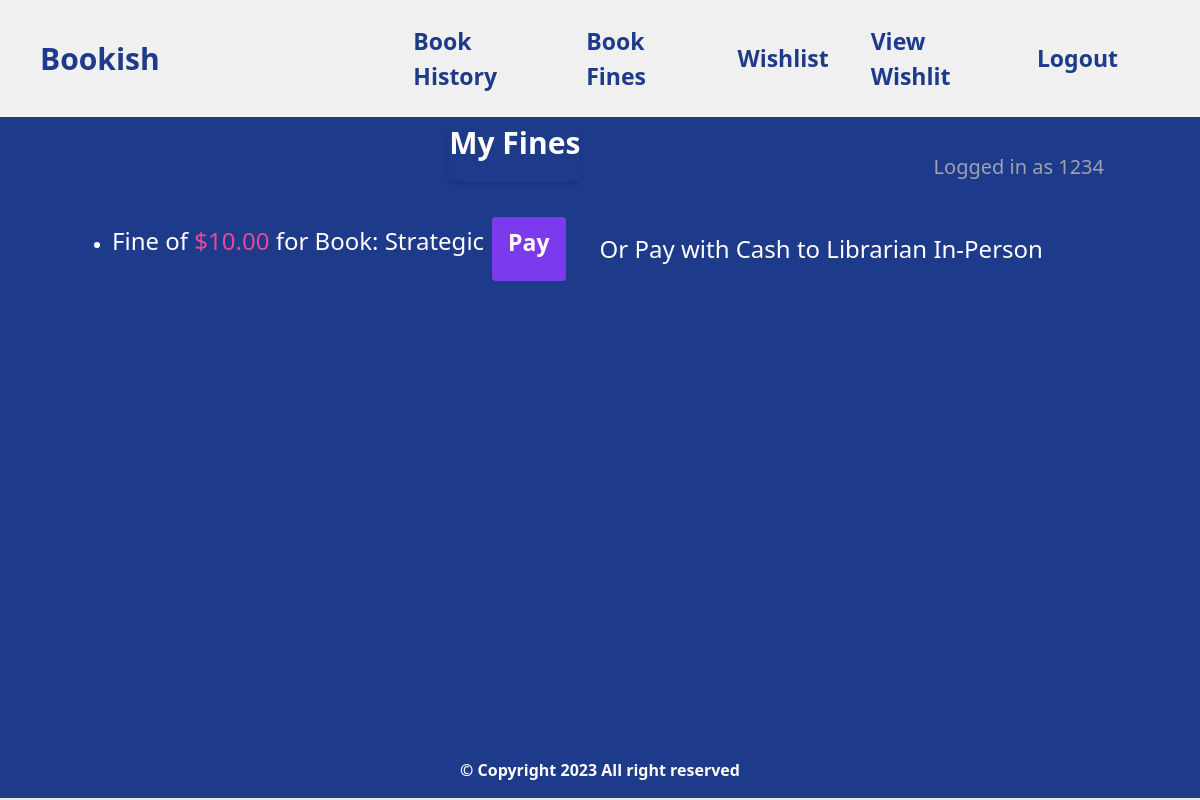
Page /my-fines/ (signed in) on the committed database.
### library/models.py (models this page shows, shortened)
class Fine(models.Model):
    student=models.ForeignKey(Student,on_delete=models.CASCADE)
    issue=models.ForeignKey(Issue,on_delete=models.CASCADE)
    amount=models.DecimalField(default=0.00,max_digits=10,decimal_places=2)
    paid=models.BooleanField(default=False)
    order_id = models.CharField(unique=True, max_length=100, null=True, blank=True, default=None)
    datetime_of_payment = models.DateTimeField(auto_now=False,null=True,blank=True)

class Issue(models.Model):
    student=models.ForeignKey(Student,on_delete=models.CASCADE)
    book=models.ForeignKey(Book,on_delete=models.CASCADE)
    created_at=models.DateTimeField( auto_now=True)
    issued=models.BooleanField(default=False)
    issued_at=models.DateTimeField( auto_now=False,null=True,blank=True)
    returned=models.BooleanField(default=False)
    return_date=models.DateTimeField(auto_now=False,auto_created=False,auto_now_add=False,null=True,blank=True)

class Book(models.Model):
    name=models.CharField(max_length=350)
    author=models.ForeignKey(Author,on_delete=models.CASCADE)
    image=models.ImageField()
    category=models.CharField(max_length=220)

### library/views.py (the view)
# urls.py: path('my-fines/',myfines),
@login_required(login_url='/student/login/')
@user_passes_test(lambda u: not u.is_superuser ,login_url='/student/login/')
def myfines(request):
    if Student.objects.filter(student_id=request.user):
        student=Student.objects.filter(student_id=request.user)[0]
        issues=Issue.objects.filter(student=student)
        for issue in issues:
            calcFine(issue)
        fines=Fine.objects.filter(student=student)
        return render(request,'library/myfines.html',{'fines':fines})
    messages.error(request,'You are Not a Student !')
    return redirect('/')

### library/utilities.py (called while the page is built)
def calcFine(issue):
    if(issue.issued==True and issue.returned==False):
        y,m,d=str(timezone.now().date()).split('-')
        today=datetime.date(int(y),int(m),int(d))
        y2,m2,d2=str(issue.return_date.date()).split('-')
        lastdate=datetime.date(int(y2),int(m2),int(d2))
        if(today>lastdate):
            diff=today-lastdate
            fine,created=Fine.objects.get_or_create(issue=issue,student=issue.student)
            if not fine.paid:
                fine.amount=diff.days*10
                fine.save()
            else:
                print('fine paid')
        else:
            return 'no fine'
    else:
        return 'no fine'

### library/templates/library/myfines.html (shortened to what this page needs)
{% extends 'core/base.html' %} {%block heading %} <h1 class="font-bold text-3xl text-center pb-5 shadow-md">My Fines</h2> {% endblock heading %}
{%block content %}
<ul class="list-disc px-4">
  {% for fine in fines %}
  <li>
    <div class="flex flex-col sm:flex-row content-center">
      <h2 class="mt-0 sm:mt-2 text-2xl">
        Fine of <span class="text-black text-pink-500 ">${{ fine.amount }}</span> for Book: {{ fine.issue.book.name }}
      </h2>
      {% if not fine.paid %}
      <a class="text-white hover:text-red-500 text-md rounded text-center bg-purple-600 px-4 py-2 mt-2 sm:mt-0 ml-0 sm:ml-2" href="https://www.bkash.com/en">Pay</a>
      <h2 class="my-2 p-2 text-2xl">Or Pay with Cash to Librarian In-Person</h2>
      {% endif %}
    </div>
  </li>
  {% empty %}
  <li class = "list-none">
    <p class = "text-xl">Nothing available here</p>
  </li>
  {% endfor %}
</ul>
{% endblock content %}
{% block footer %}
<div class = 'footer'>
    <footer class="footer bg-blue-900 text-white relative border-b-2 mt-10">
      <div class="container mx-auto px-6">
          <div class="mt-5 flex flex-col items-center">
              <div class="sm:w-2/3 text-center py-0 pb-2">
                  <p class="text-md text-white font-bold mb-2">
                      © Copyright {% now "Y" %} All right reserved
                  </p>
              </div>
          </div>
      </div>
    </footer>
  </div>
{% endblock %}

### core/templates/core/base.html (shortened to what this page needs)
<!DOCTYPE html>
<html lang="en">
  <head>
    <link
      href="https://unpkg.com/tailwindcss@^2/dist/tailwind.min.css"
      rel="stylesheet"
    />
  </head>
    <body class="bg-blue-900 text-white">
    {% include 'core/nav.html' %}
    <header class="flex flex-row justify-between items-end mb-5 md:mx-auto max-w-5xl p-2">
      <h1 class="font-bold text-lg sm:text-xl capitalize">
        {%block heading %}{% endblock heading %}
      </h1>
      {% if user.is_anonymous %}
      <h2 class="text-red-400 sm:pr-5 xl:pr-3"></h2>
      {% else %}
      <h2 class="text-gray-400 text-xl">Logged in as {{user}}</h2>
      {% endif %}
    </header>
    <main class="container md:mx-auto max-w-5xl p-2">
      {% block content %}{% endblock content %}
    </main>
  {% block footer %}{% endblock %}
  </body>
</html>

### library/templates/library/myfines.html (style rules this page uses)
.footer { display: block; position: fixed; bottom: 0; left: 0; right: 0; text-align: center; }

### core/templates/core/nav.html (style rules this page uses)
a { font-size: 23px; margin-right: 26px; font-weight: 600; text-transform: capitalize; }

### rows in the picture
Fine: amount "10.00", issue.book.name "Strategic", paid "Pay"

### other values in the picture
{{ user }} "1234"
